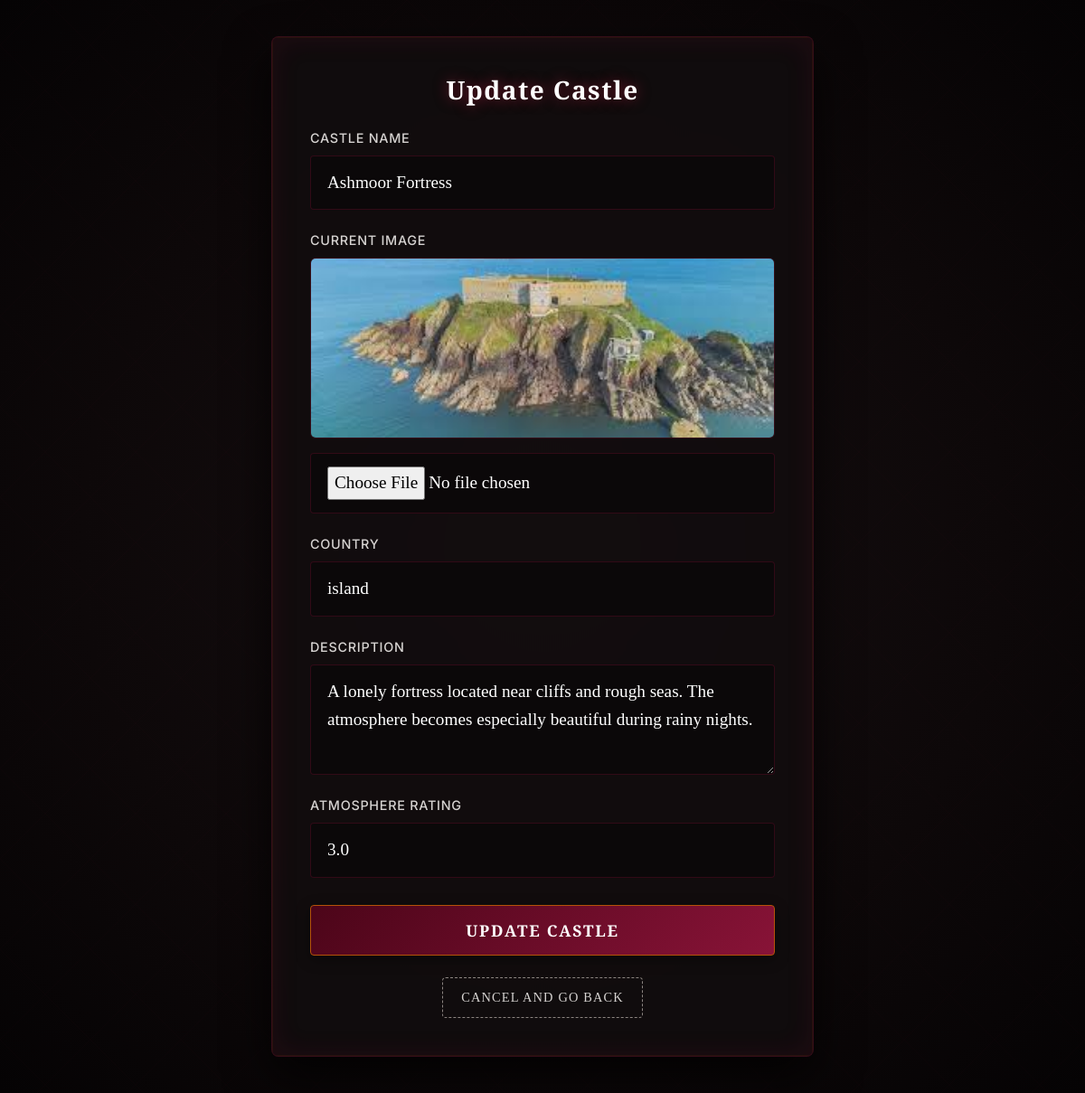
/update/5/ (signed in), run on the app's committed database.
### core/models.py (models this page shows, shortened)
class Destination(models.Model):
    posted_by = models.ForeignKey(User, on_delete=models.SET_NULL, null=True, blank=True, related_name='destinations' )
    castle = models.CharField(max_length=100, unique=True)
    country = models.CharField(max_length=100)
    description = models.TextField()
    image = models.ImageField(upload_to="images/", blank=True, null=True)
    atmosphere = models.FloatField()
    tags = models.ManyToManyField('Tag',related_name="destinations", blank=True)

### core/views.py (the view, shortened to what this page needs)
# urls.py: path('update/<int:id>/', views.Update_castle, name='update_card'),
@login_required
def Update_castle(request, id):
    data = get_object_or_404(Destination, id=id)
    return render(request, 'core/update_card.html', {'dest': data})

### templates/core/update_card.html (shortened to what this page needs)
{% load static %}
<!DOCTYPE html>
<html lang="en">
<head>
    <link rel="stylesheet" href="https://cdn.jsdelivr.net/npm/bootstrap@5.3.8/dist/css/bootstrap.min.css">
    <link rel="stylesheet" href="{% static 'core/styles.css' %}">
</head>
<body>
    <div class="page-wrapper">
        <div class="auth-card" style="max-width: 600px;">
            <h3 class="mb-4">Update Castle</h3>
            <form method="POST" enctype="multipart/form-data" class="auth-form">
                <label>
                    Castle Name
                    <input type="text" name="castle" value="{{ dest.castle }}" placeholder="Enter castle name" required>
                </label>
                <label>
                    Current Image
                    {% if dest.image %}
                    <div class="mb-2 text-center">
                        <img src="{{ dest.image.url }}" alt="{{ dest.castle }}" class="card-img-top rounded" style="max-height: 200px; object-fit: cover; border: 1px solid var(--border-gothic);">
                    </div>
                    {% endif %}
                    <input type="file" name="image">
                </label>
                <label>
                    Country
                    <input type="text" name="country" value="{{ dest.country }}" placeholder="Enter country" required>
                </label>
                <label>
                    Description
                    <textarea name="description" placeholder="Enter description" rows="3" required>{{ dest.description }}</textarea>
                </label>
                <label>
                    Atmosphere Rating
                    <input type="number" step="0.1" name="atmosphere" value="{{ dest.atmosphere }}" placeholder="e.g. 4.5" required>
                </label>
                <button type="submit" class="btn mt-2">Update Castle</button>
            </form>
            <div class="navigation-links" style="margin-top: 24px; text-align: center;">
                <a href="{% url 'home' %}" class="back-home-btn">Cancel and Go Back</a>
            </div>
        </div>
    </div>
</body>
</html>

### static/core/styles.css (style rules this page uses)
:root { --bg-base: #060405; --bg-surface: #0f0b0c; --bg-card: rgba(18, 14, 15, 0.85); --bg-card-hover: rgba(26, 20, 21, 0.95); --accent-crimson: #881337; --accent-crimson-bright: #e11d48; --accent-gold: #b45309; --accent-gold-bright: #fbbf24; --border-gothic: rgba(136, 19, 55, 0.3); --border-gothic-bright: rgba(225, 29, 72, 0.6); --border-gold: rgba(180, 83, 9, 0.35); --border-gold-bright: rgba(251, 191, 36, 0.75); --text-primary: #f5f5f4; --text-secondary: #d6d3d1; --text-muted: #8c8581; --font-heading: 'Cinzel', serif; --font-body: 'Cormorant Garamond', serif; --font-ui: 'Inter', sans-serif; --gold-glow: rgba(251, 191, 36, 0.35); --primary-glow: rgba(225, 29, 72, 0.5); }
body { margin: 0; min-height: 100vh; font-family: var(--font-body); background: radial-gradient(circle at center, #160f11 0%, #0d0809 60%, #050304 100%); color: var(--text-primary); font-size: 1.15rem; line-height: 1.6; }
.page-wrapper { display: flex; align-items: center; justify-content: center; min-height: 100vh; padding: 40px 24px; box-sizing: border-box; }
.auth-card { width: 100%; max-width: 460px; padding: 42px; background: var(--bg-card); border: 1px solid var(--border-gothic); border-radius: 8px; box-shadow: 0 20px 50px rgba(0, 0, 0, 0.8), inset 0 0 30px rgba(136, 19, 55, 0.15); backdrop-filter: blur(12px); position: relative; overflow: hidden; }
.auth-card::before { content: ''; position: absolute; top: 0; left: 0; width: 100%; height: 100%; border: 1px solid rgba(180, 83, 9, 0.1); pointer-events: none; box-sizing: border-box; }
.auth-card h1, .auth-card h3 { font-family: var(--font-heading); font-weight: 700; color: #ffffff; text-shadow: 0 0 15px rgba(225, 29, 72, 0.5); letter-spacing: 0.05em; text-align: center; }
.auth-form { display: grid; gap: 22px; }
.auth-form label { display: grid; gap: 8px; font-family: var(--font-ui); font-size: 0.9rem; font-weight: 500; color: var(--text-secondary); letter-spacing: 0.05em; text-transform: uppercase; }
.auth-form input, .auth-form textarea { width: 100%; padding: 14px 18px; border: 1px solid var(--border-gothic); border-radius: 4px; background: rgba(10, 8, 9, 0.8); color: #ffffff; font-family: var(--font-body); font-size: 1.2rem; transition: all 0.3s ease; box-sizing: border-box; }
.auth-form input::placeholder, .auth-form textarea::placeholder { color: var(--text-muted); font-style: italic; }
.btn { display: inline-block; width: 100%; padding: 14px 0; border: 1px solid var(--accent-gold); border-radius: 4px; background: linear-gradient(135deg, #4c0519 0%, #881337 100%); color: #ffffff; font-family: var(--font-heading); font-weight: 700; font-size: 1.1rem; letter-spacing: 0.1em; cursor: pointer; transition: all 0.3s ease; box-shadow: 0 4px 15px rgba(0, 0, 0, 0.4); text-transform: uppercase; text-decoration: none; text-align: center; }
.back-home-btn { display: inline-block; text-align: center; background-color: transparent !important; border: 1px dashed var(--text-muted) !important; color: var(--text-secondary) !important; text-decoration: none !important; padding: 10px 20px; border-radius: 4px; transition: all 0.3s ease; font-family: var(--font-heading); font-size: 0.9rem; letter-spacing: 0.08em; text-transform: uppercase; }

### data on the page
Destination: castle "Ashmoor Fortress", image (picture), country "island", description "A lonely fortress located near cliffs and rough seas. The atmosphere becomes especially beautiful during rainy nights.", atmosphere "3.0"
